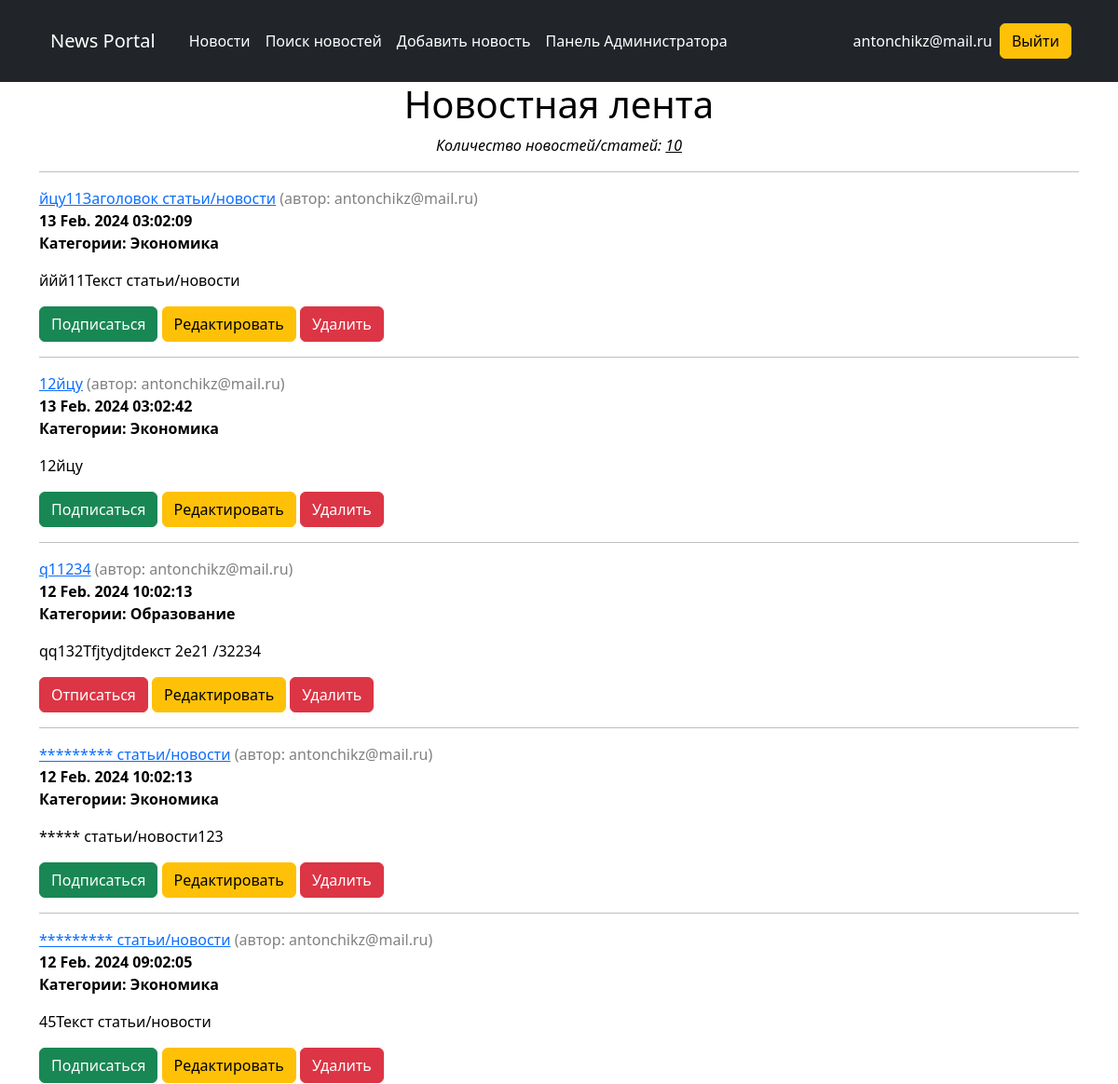
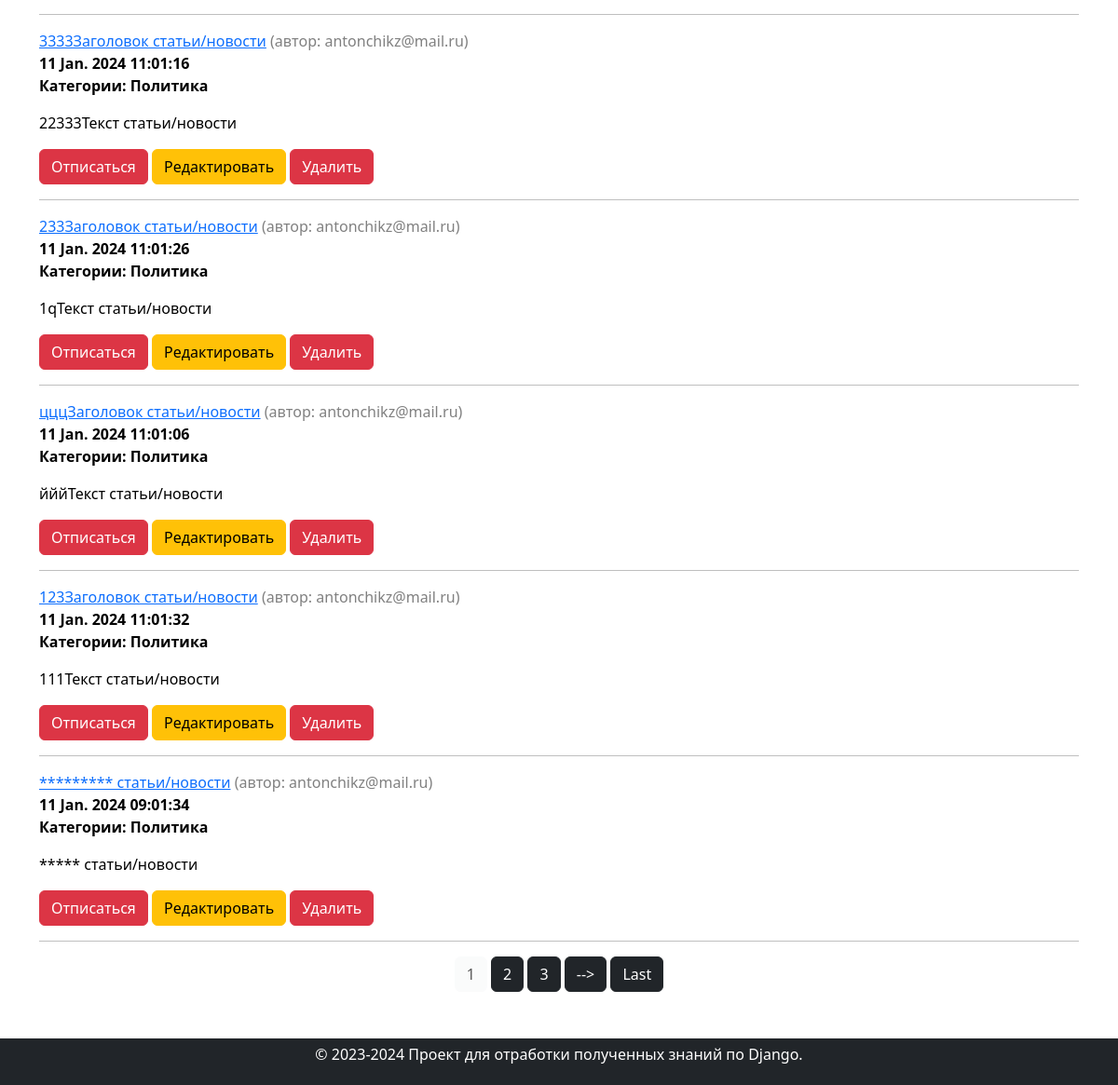
Screenshot of /news/ (signed in) with the database file from the repository (2 pictures, top to bottom).
### news/models.py (models this page shows, shortened)
class Post(models.Model):
    article = 'AR'
    news = 'NE'
    POSITIONS = [
        (article, 'Статья'),
        (news, 'Новости'),
    ]
    author = models.ForeignKey(Author, on_delete=models.CASCADE)  # связь «один ко многим» с моделью Author
    choose_news = models.CharField(max_length=2, choices=POSITIONS)
    datetime_post = models.DateTimeField(auto_now_add=True)
    category = models.ManyToManyField(Category, through='PostCategory')  # связь «многие ко многим» с моделью Category
    title = models.CharField(max_length=255, default='Заголовок статьи/новости')
    text = models.TextField(default='Текст статьи/новости')
    rating = models.IntegerField(default=0)

class Author(models.Model):
    user = models.OneToOneField(User, on_delete=models.CASCADE)
    rating = models.IntegerField(default=0)
    def __str__(self):
        return f'{self.user}'

class Category(models.Model):
    name = models.CharField(max_length=255, unique=True)
    subscriber = models.ManyToManyField(User, related_name='categories')
    def __str__(self):
        return self.name

### news/views.py (the view)
# urls.py: path('news/', cache_page(60*1)(PostsList.as_view()), name='news'),
class PostsList(LoginRequiredMixin, PermissionRequiredMixin, ListView):
    model = Post
    ordering = '-datetime_post'
    template_name = 'news/posts.html'
    context_object_name = 'news'
    paginate_by = 10
    permission_required = ('news.view_post',)

### news/current_time.py (called while the page is built)
def get_current_time(request):
    return {'current_time': datetime.now()}

### news/templatetags/custom_filters.py (called while the page is built)
def clear_str(word: str) -> str:
    ss = map(lambda x: x if x not in punctuation else "", word)
    result = ''.join(ss)
    return result.lower()

@register.filter()
def censor(value: str) -> str:
    try:
        if type(value) == str:
            result = map(lambda word: '*' * len(word) if clear_str(word) in PI_WORDS else word, value.split())
            text = ' '.join(result)
        else:
            raise TypeError
    except TypeError as e:
        print(f'Необходимо передавать тип данных str, вместо этого получаем {type(value)}')
    else:
        return text

### news/templatetags/custom_tags.py (called while the page is built)
@register.simple_tag(takes_context=True)
def url_replace(context, **kwargs):
    d = context['request'].GET.copy()
    for k, v in kwargs.items():
        d[k] = v
    return d.urlencode()

### templates/news/posts.html (shortened to what this page needs)
{% extends 'flatpages/default.html' %}
{% load custom_filters %}
{% load custom_tags %}
{% block content %}
    <div style="text-align: center;">
        <h1>Новостная лента</h1>
        {% if news %}
            <p><i>Количество новостей/статей: <u>{{news|length}}</u></i></p>
            <hr>
    </div>
        {% for val in news %}
            <div style="text-align: left;">
                <a href="{% url 'post_detail' val.id %}">{{ val.title|censor }}</a>
                <span style="color: gray;">(автор: {{val.author}})</span>
                <br>
                <b>{{ val.datetime_post|date:'d M. Y h:m:s' }}</b>
                <p><b>Категории:
                    {% for cat in val.category.all%}
                        {{cat|title}}
                    {% endfor %}
                </b></p>
                <p>{{ val.text|truncatechars:50|censor }}</p>
                {% if request.user in val.category.first.subscriber.all%}
                    <a class="btn btn-danger" href="{% url 'category_unsubscribe' val.postcategory_set.first.category.pk %}" role="button">Отписаться</a>
                {% else %}
                    <a class="btn btn-success" href="{% url 'category_subscribe' val.postcategory_set.first.category.pk %}" role="button">Подписаться</a>
                {% endif %}
                {% if request.user.author%}
                    <a class="btn btn-warning" href="{% url 'post_update' val.id %}" role="button">Редактировать</a>
                    <a class="btn btn-danger" href="{% url 'post_delete' val.id %}" role="button">Удалить</a>
                {% else %}
                   <span style="color: gray;">Авторы могу редактировать и удалять статьи.</span>
                {% endif %}
            </div>
            <hr>
        {% endfor %}
    {% else %}
        <h2>Новостей нет!</h2>
    {% endif %}
{% include "flatpages/paginate.html" %}
{% endblock content %}

### templates/flatpages/default.html (shortened to what this page needs)
<!DOCTYPE html>
{% load i18n %}
{% load tz %}
<html lang="en">
<head>
    {% load static %}
    <link href="{% static 'css/styles.css' %}" rel="stylesheet"/>
    <link rel="stylesheet" href="https://cdn.jsdelivr.net/npm/bootstrap-icons@1.11.2/font/bootstrap-icons.min.css">
    {% include 'flatpages/current_time.html' %}
</head>
<body>
<header class="p-3 text-bg-dark">
    <div class="container">
        <nav class="d-flex flex-wrap align-items-center justify-content-center justify-content-lg-start">
            <nav class="navbar bg-body-tertiary">
                <div class="container-fluid">
                    <a class="navbar-brand text-white text-start ms-0" href="/">
                        News Portal
                    </a>
                </div>
            </nav>
            <ul class="nav col-12 col-lg-auto me-lg-auto mb-2 justify-content-center mb-md-0 text-center">
                <li><a href="{% url 'news'%}" class="nav-link px-2 text-white">Новости</a></li>
                <li><a href="{% url 'post_search'%}" class="nav-link px-2 text-white">Поиск новостей</a></li>
                <li><a href="{% url 'post_create'%}" class="nav-link px-2 text-white">Добавить новость</a></li>
                <li><a href="/admin/" class="nav-link px-2 text-white">Панель Администратора</a></li>
            </ul>
            <div class="text-end d-flex align-items-center">
                {% if request.user.username %}
                <a href="{% url 'personal_account' pk=request.user.id %}"
                   class="link-body-emphasis text-decoration-none show me-2 text-white"
                   data-bs-toggle="dropdown" aria-expanded="true">
                    {{ request.user.username }}
                </a>
                <a href="/accounts/logout/" class="btn btn-warning me-2">Выйти</a>
                {% else %}
                <a href="/accounts/login/" class="btn btn-outline-light me-2">Войти</a>
                <a href="/accounts/signup/" class="btn btn-warning">Регистрация</a>
                {% endif %}
            </div>
        </nav>
    </div>
</header>
<div class="container">
    <div class="row">
        <div class="col-lg-12">
            {% block content %}
            {% endblock content %}
        </div>
    </div>
</div>
{% include 'flatpages/back_to_top.html' %}
{% include 'flatpages/footer.html' %}
</body>
</html>

### rows the page displays
Post: title|censor "йцу11Заголовок статьи/новости", author "antonchikz@mail.ru", datetime_post "13 Feb. 2024 03:02:09", text|censor "ййй11Текст статьи/новости", shows "Подписаться"
Category: name "Экономика"
Post: title|censor "12йцу", author "antonchikz@mail.ru", datetime_post "13 Feb. 2024 03:02:42", text|censor "12йцу", shows "Подписаться"
Post: title|censor "q11234", author "antonchikz@mail.ru", datetime_post "12 Feb. 2024 10:02:13", text|censor "qq132Тfjtydjtdекст 2e21 /32234", shows "Отписаться"
Category: name "Образование"
Post: title|censor "********* статьи/новости", author "antonchikz@mail.ru", datetime_post "12 Feb. 2024 10:02:13", text|censor "***** статьи/новости123", shows "Подписаться"
Post: title|censor "********* статьи/новости", author "antonchikz@mail.ru", datetime_post "12 Feb. 2024 09:02:05", text|censor "45Текст статьи/новости", shows "Подписаться"
Post: title|censor "3333Заголовок статьи/новости", author "antonchikz@mail.ru", datetime_post "11 Jan. 2024 11:01:16", text|censor "22333Текст статьи/новости", shows "Отписаться"
Category: name "Политика"
Post: title|censor "233Заголовок статьи/новости", author "antonchikz@mail.ru", datetime_post "11 Jan. 2024 11:01:26", text|censor "1qТекст статьи/новости", shows "Отписаться"
Post: title|censor "цццЗаголовок статьи/новости", author "antonchikz@mail.ru", datetime_post "11 Jan. 2024 11:01:06", text|censor "йййТекст статьи/новости", shows "Отписаться"
Post: title|censor "123Заголовок статьи/новости", author "antonchikz@mail.ru", datetime_post "11 Jan. 2024 11:01:32", text|censor "111Текст статьи/новости", shows "Отписаться"
Post: title|censor "********* статьи/новости", author "antonchikz@mail.ru", datetime_post "11 Jan. 2024 09:01:34", text|censor "***** статьи/новости", shows "Отписаться"

### other values shown
{{ request.user.username }} "antonchikz@mail.ru"
{{ news|length }} "10"
{{ num }} "1"
{{ num }} "2" "3"
